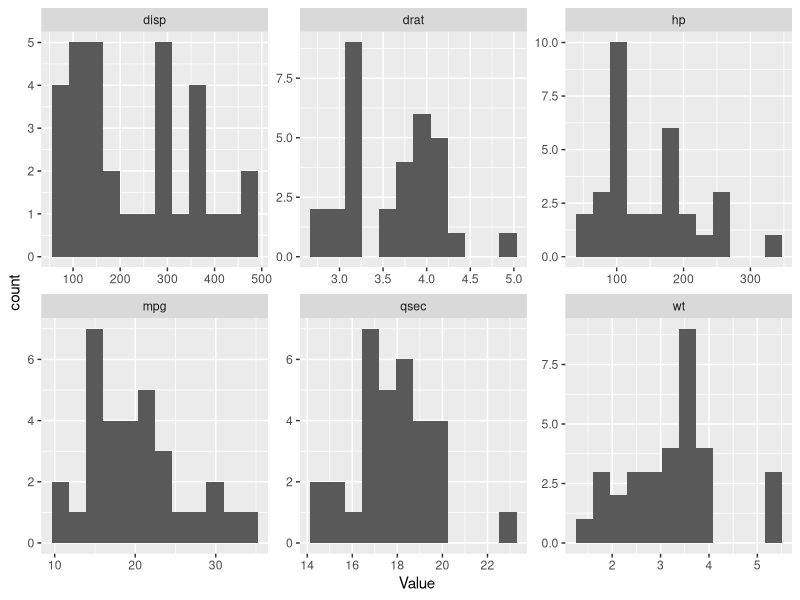
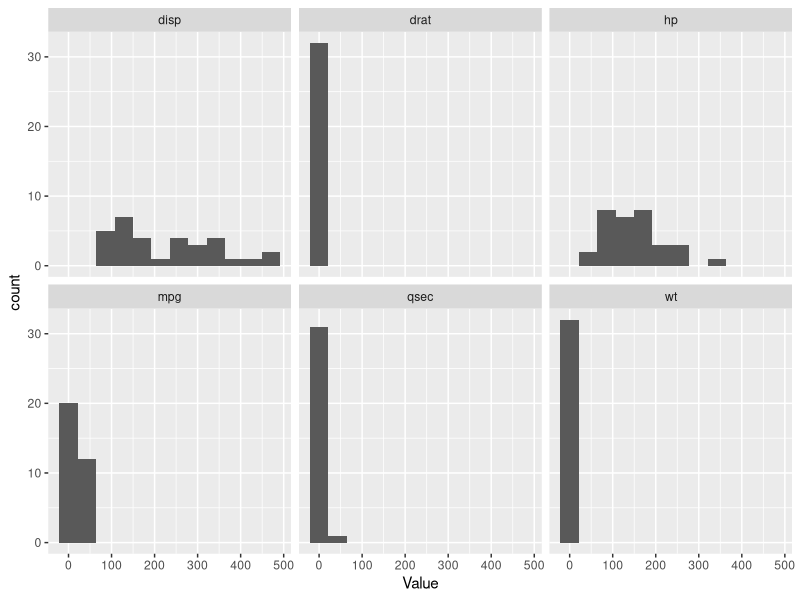

Here is the R script that generated these plots, in order:
## ---- chunk 1
# set global knitr options
knitr::opts_chunk$set(
  echo = TRUE,
  warning = FALSE,
  message = FALSE,
  cache = FALSE)

# load in libraries
library(tidyverse)

# set seed
set.seed(1)
## ---- chunk 2
# without using piping
head(iris)

# produces same result but with piping
iris %>% head()
## ---- chunk 3

# without piping
iris_by_species <- group_by(iris, Species)
summarise(iris_by_species, n = n())

# produces same result but with piping
iris %>%
  group_by(Species) %>%
  summarise(n = n())

## ---- chunk 4
log_petal_length <- log(iris$Sepal.Length)
min(log_petal_length)

# rewrite with pipe operator
iris %>%
  pull(Sepal.Length) %>%
  log() %>%
  min()
## ---- chunk 5
# using filter() without piping
head(filter(iris, Species == "versicolor"))

# same thing but using piping instead
iris %>% 
  filter(Species == "versicolor") %>% 
  head()

# check dimension of data frame
iris %>% 
  filter(Species == "versicolor") %>% 
  dim()
## ---- chunk 6
# save all rows that are veriscolor of setosa 
iris %>% 
  filter(Species %in% c("versicolor", "setosa")) %>% 
  head()

# check dimension of data frame
iris %>% 
  filter(Species %in% c("versicolor", "setosa")) %>% 
  dim()
## ---- chunk 7
iris %>%
  filter(Sepal.Length > median(Sepal.Length),
         Petal.Width > 2) %>%
  nrow()
## ---- chunk 8
iris %>% 
  filter(Species == "versicolor") %>% 
  select(Sepal.Length, Species) %>% 
  head()
## ---- chunk 9
iris %>% 
  filter(Species == "versicolor") %>% 
  select(-Sepal.Length) %>% 
  head()
## ---- chunk 10
iris %>%
  select(Sepal.Length, Sepal.Width) %>%
  rename(Length = Sepal.Length,
         Width = Sepal.Width) %>%
  head()
## ---- chunk 11
# create fake dataset (please run lines)
idx <- sample(1:100, 25)  # generate random indices
cols <- c(paste0("Length", idx), paste0("Width", idx)) %>%  # generate column ids
  sample(., size = 50, replace = F)  # reorder column ids
data <- matrix(rnorm(500), nrow = 10, ncol = 50) %>%
  as.data.frame() %>%
  setNames(cols)

# view structure of data
str(data[, 1:10])

# extract columns with "Length" in name
data %>%
  select(contains("Length")) %>%
  head()
## ---- chunk 12
iris %>%
  select_if(is.numeric) %>%
  head()
## ---- chunk 13

# using select
iris %>% 
  select(2) %>%
  head()

# using pull
iris %>%
  pull(2) %>%
  head()

# The difference is that select() always returns a data frame or tibble while pull() returns a vector. Since many functions in R require you to input arguments with a specific type, be aware of the object types that you are working with. Otherwise, R may cry and throw an obscure error.
## ---- chunk 14
# mutate without piping
iris_vc <- iris[iris$Species == "versicolor", ]
iris_vc$Sepal.Sum <- iris_vc$Sepal.Width + iris_vc$Sepal.Length
head(iris_vc)
  
# mutate with piping
iris %>% 
  filter(Species == "versicolor") %>% 
  mutate(Sepal.Sum = Sepal.Length + Sepal.Width) %>% 
  head()
## ---- chunk 15
iris %>% 
  filter(Species == "versicolor") %>% 
  mutate_at(vars(contains("Sepal")), list(~ 2 * .)) %>% 
  head()
## ---- chunk 16
# create iris_new dataset
iris_new <- iris %>%
  rownames_to_column("id") %>%
  mutate(Species = as.character(Species))

# look at structure of iris_new
str(iris_new)

# convert character columns to factors
iris_new %>%
  mutate_if(is.character, as.factor) %>%
  str()
## ---- chunk 17
iris %>% 
  group_by(Species) %>%  
  summarise(Sepal.Length.mean = mean(Sepal.Length),
            Sepal.Length.median = median(Sepal.Length))
## ---- chunk 18

iris %>%
  group_by(Species) %>%
  sample_frac(size = .5, replace = F) %>%
  summarise_all(list(Q1 = quantile), probs = 0.25)

# check to see if we did the sampling correct (and got the right number of obs)
iris %>%
  group_by(Species) %>%
  sample_frac(size = .5, replace = F) %>%
  select(Species) %>%
  table()

## ---- chunk 19
iris %>%
  arrange(Petal.Length) %>%
  head()
## ---- chunk 20
iris %>%
  arrange(desc(Petal.Length), Sepal.Width) %>%
  head()
## ---- chunk 21
iris %>%
  group_by(Species) %>%
  top_n(n = 10, wt = Sepal.Length) %>%
  ungroup() %>%
  arrange(desc(Sepal.Length))
## ---- chunk 22

lowercase_data <- data.frame(id = 1:6, lower = letters[1:6])
uppercase_data <- data.frame(id = 5:1, upper = LETTERS[5:1])
lowercase_data
uppercase_data

left_join(x = lowercase_data, y = uppercase_data, by = "id")

## ---- chunk 23

inner_join(x = lowercase_data, y = uppercase_data, by = "id")

## ---- chunk 24
# add messiness to the iris data (please run)
iris_messy <- rbind(
  iris,
  iris %>% sample_n(size = 50, replace = T)  # add duplicates
) %>%
  slice(sample(1:n()))  # randomly shuffle rows
iris_messy[sample(1:nrow(iris_messy), size = nrow(iris_messy) / 4), 
           "Species"] <- NA  # randomly add NAs to Species column
# sum(is.na(iris_messy))
# summary(iris_messy)

# delete duplicates and NAs
iris_clean <- iris_messy %>%
  drop_na() %>%  # can also use stats::na.omit() here
  distinct()

# look at cleaned data
head(iris_clean)
str(iris_clean)
sum(is.na(iris_clean))  # count number of NAs; no NAs
nrow(unique(iris_clean)) == nrow(iris_clean)  # check if all rows in iris_clean are unique; yes
## ---- chunk 25
# wide to long
iris_long <- iris %>% 
  rownames_to_column("id") %>%
  gather(key = "Variable", value = "Value", -Species, -id)

# top 
head(iris_long)

# bottoms
tail(iris_long)

# overall structure
str(iris_long)
## ---- chunk 26
# long to wide
iris_wide <- iris_long %>% 
  gather(key = "Variable", value = "Value")

# top 
head(iris_wide)

# bottoms
tail(iris_wide)

# overall structure
str(iris_wide)
## ---- chunk 27

str(mtcars)

mtcars_long <- mtcars %>%
  select(-cyl, -vs, -am, -gear, -carb) %>%
  rownames_to_column("id") %>%
  gather(key = "Variable", value = "Value", -id) %>%
  mutate_if(is.character, as.factor)
str(mtcars_long)
head(mtcars_long)
tail(mtcars_long)

## ---- chunk 28

ggplot(mtcars_long) +
  aes(x = Value) +
  facet_wrap(~Variable, scales = "free") +
  geom_histogram(bins = 12)

# compare without scales = "free"
ggplot(mtcars_long) +
  aes(x = Value) +
  facet_wrap(~Variable) +
  geom_histogram(bins = 12)

